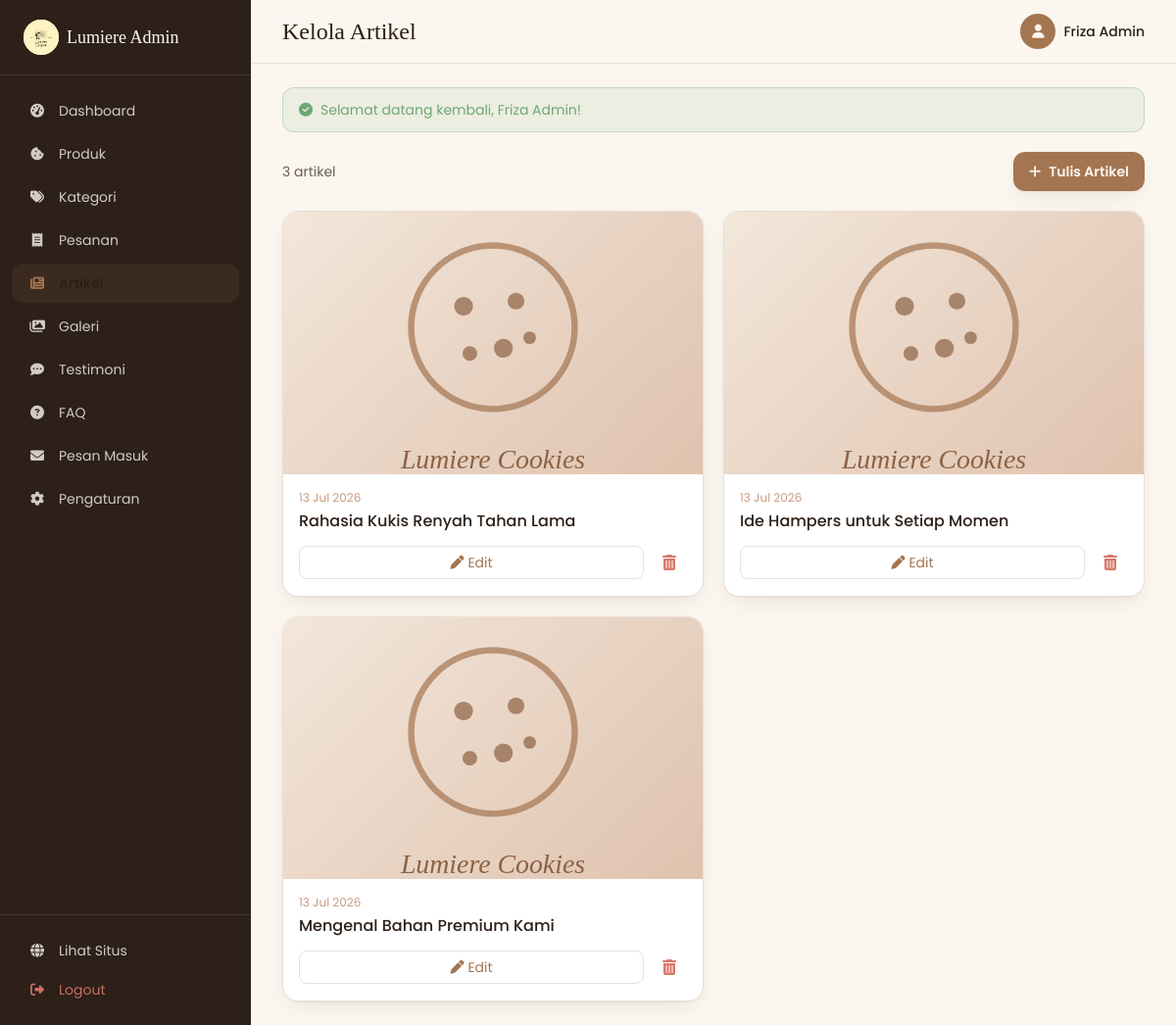
The page /index.php?page=admin/articles (signed in) on the database its author committed.
### tables this page shows
CREATE TABLE articles (
  id           INT AUTO_INCREMENT PRIMARY KEY,
  title        VARCHAR(180) NOT NULL,
  slug         VARCHAR(200) NOT NULL UNIQUE,
  excerpt      VARCHAR(300) DEFAULT NULL,
  content      TEXT,
  image        VARCHAR(255) DEFAULT NULL,
  is_published TINYINT(1) NOT NULL DEFAULT 1,
  created_at   TIMESTAMP NOT NULL DEFAULT CURRENT_TIMESTAMP
);

### public/index.php (called while the page is built, shortened)
<?php
require __DIR__ . '/../src/config/database.php';
require __DIR__ . '/../src/includes/functions.php';
$routes = [
    'home'          => 'public/home.php',
    'catalog'       => 'public/catalog.php',
    'product'       => 'public/product.php',
    'cart'          => 'public/cart.php',
    'checkout'      => 'public/checkout.php',
    'order-success' => 'public/order_success.php',
    'articles'      => 'public/articles.php',
    'article'       => 'public/article.php',
    'contact'       => 'public/contact.php',
    'login'  => 'auth/login.php',
    'logout' => 'auth/logout.php',
    'api/cart' => 'api/cart.php',
    'admin'             => 'admin/dashboard.php',
    'admin/products'    => 'admin/products.php',
    'admin/categories'  => 'admin/categories.php',
    'admin/orders'      => 'admin/orders.php',
    'admin/order'       => 'admin/order_detail.php',
    'admin/export'      => 'admin/export_orders.php',
    'admin/testimonials'=> 'admin/testimonials.php',
    'admin/faqs'        => 'admin/faqs.php',
    'admin/articles'    => 'admin/articles.php',
    'admin/gallery'     => 'admin/gallery.php',
    'admin/messages'    => 'admin/messages.php',
    'admin/settings'    => 'admin/settings.php',
];
$page = $_GET['page'] ?? 'home';
$file = SRC_PATH . '/pages/' . $routes[$page];
require $file;

### src/includes/functions.php (called while the page is built, shortened)
<?php
function e($value): string
{
    return htmlspecialchars((string) ($value ?? ''), ENT_QUOTES, 'UTF-8');
}
function url(string $page = 'home', array $params = []): string
{
    $query = array_merge(['page' => $page], $params);
    return APP_BASE . '/index.php?' . http_build_query($query);
}
function asset(string $path): string
{
    return APP_BASE . '/assets/' . ltrim($path, '/');
}
function article_image(?string $file): string
{
    return asset('images/placeholder.svg');
}
function is_logged_in(): bool
{
    return !empty($_SESSION['admin_id']);
}
function current_admin(): ?array
{
    static $admin = null;
    if ($admin === null) {
        $stmt = db()->prepare('SELECT id, name, username, role FROM admins WHERE id = ?');
        $stmt->execute([$_SESSION['admin_id']]);
        $admin = $stmt->fetch() ?: null;
    }
    return $admin;
}
function get_flash(string $key): ?string
{
    if (!empty($_SESSION['flash'][$key])) {
        $msg = $_SESSION['flash'][$key];
        return $msg;
    }
    return null;
}

### src/config/database.php (called while the page is built, shortened)
<?php
if (!function_exists('env')) {
    function env(string $key, $default = null)
    {
        $val = getenv($key);
        return ($val === false || $val === '') ? $default : $val;
    }
}
function db(): PDO
{
    static $pdo = null;
    if ($pdo instanceof PDO) {
        return $pdo;
    }
    $host = env('DB_HOST', '127.0.0.1');
    $port = env('DB_PORT', '3306');
    $name = env('DB_NAME', 'lumiere_cookies');
    $user = env('DB_USER', 'root');
    $pass = env('DB_PASS', '');
    $dsn = "mysql:host={$host};port={$port};dbname={$name};charset=utf8mb4";
    try {
        $pdo = new PDO($dsn, $user, $pass, [
            PDO::ATTR_ERRMODE            => PDO::ERRMODE_EXCEPTION,
            PDO::ATTR_DEFAULT_FETCH_MODE => PDO::FETCH_ASSOC,
            PDO::ATTR_EMULATE_PREPARES   => false,
        ]);
    } catch (PDOException $e) {
        http_response_code(500);
        die(
            '<div style="font-family:sans-serif;max-width:560px;margin:80px auto;padding:24px;'
            . 'border:1px solid #EADFD6;border-radius:16px;background:#FFF8F2;color:#2F241F">'
            . '<h2 style="margin-top:0">Gagal terhubung ke database</h2>'
            . '<p>Pastikan MySQL berjalan dan file <code>.env</code> sudah diisi dengan benar '
            . '(DB_HOST, DB_NAME, DB_USER, DB_PASS), serta <code>schema.sql</code> &amp; '
            . '<code>seed.sql</code> sudah dijalankan.</p>'
            . '<p style="color:#D97A6C"><strong>Detail:</strong> ' . htmlspecialchars($e->getMessage()) . '</p>'
            . '</div>'
        );
    }
    return $pdo;
}

### src/pages/admin/articles.php (the view, shortened to what this page needs)
<?php
$pageTitle = 'Kelola Artikel';
$adminPage = 'admin/articles';
$pdo    = db();
$action = $_GET['action'] ?? 'list';
$id     = (int) ($_GET['id'] ?? 0);
require SRC_PATH . '/includes/admin_header.php';
if ($action === 'new' || $action === 'edit'):
    if (!isset($form)) {
        if ($action === 'edit') {
            $s = $pdo->prepare("SELECT * FROM articles WHERE id = ?"); $s->execute([$id]); $a = $s->fetch();
            if (!$a) { echo '<p class="text-body">Artikel tidak ditemukan.</p>'; require SRC_PATH . '/includes/admin_footer.php'; return; }
            $form = ['id'=>$a['id'],'title'=>$a['title'],'excerpt'=>$a['excerpt'],'content'=>$a['content'],'is_published'=>$a['is_published'],'image'=>$a['image']];
        } else {
            $form = ['id'=>0,'title'=>'','excerpt'=>'','content'=>'','is_published'=>1,'image'=>null];
        }
    }
?>
  <a href="<?= url('admin/articles') ?>" class="inline-flex items-center text-sm text-accent hover:text-hover transition mb-5"><i class="fa-solid fa-arrow-left mr-2"></i>Kembali ke daftar</a>
  <?php if (!empty($formError)): ?>
    <div class="mb-5 rounded-xl border border-danger/30 bg-danger/10 text-danger px-4 py-3 text-sm"><ul class="list-disc list-inside"><?php foreach ($formError as $err): ?><li><?= e($err) ?></li><?php endforeach; ?></ul></div>
  <?php endif; ?>
  <form method="post" action="<?= url('admin/articles') ?>" enctype="multipart/form-data" class="grid lg:grid-cols-3 gap-6">
    <?= csrf_field() ?>
    <input type="hidden" name="id" value="<?= (int) $form['id'] ?>">
    <div class="lg:col-span-2 space-y-5">
      <div class="bg-card border border-line rounded-2xl p-6 shadow-soft space-y-4">
        <div>
          <label class="block text-sm font-medium text-heading mb-1.5">Judul</label>
          <input name="title" value="<?= e($form['title']) ?>" required class="field w-full rounded-xl border border-line bg-cream/50 px-4 py-2.5 focus:border-primary focus:ring-2 focus:ring-primary/20 outline-none transition">
        </div>
        <div>
          <label class="block text-sm font-medium text-heading mb-1.5">Ringkasan (opsional)</label>
          <textarea name="excerpt" rows="2" class="field w-full rounded-xl border border-line bg-cream/50 px-4 py-2.5 focus:border-primary focus:ring-2 focus:ring-primary/20 outline-none transition" placeholder="Dibuat otomatis bila kosong"><?= e($form['excerpt']) ?></textarea>
        </div>
        <div>
          <label class="block text-sm font-medium text-heading mb-1.5">Konten</label>
          <textarea name="content" rows="12" required class="field w-full rounded-xl border border-line bg-cream/50 px-4 py-2.5 focus:border-primary focus:ring-2 focus:ring-primary/20 outline-none transition"><?= e($form['content']) ?></textarea>
        </div>
      </div>
    </div>
    <div class="space-y-5">
      <div class="bg-card border border-line rounded-2xl p-6 shadow-soft">
        <label class="block text-sm font-medium text-heading mb-3">Gambar Sampul</label>
        <div class="aspect-[16/10] rounded-xl overflow-hidden bg-muted border border-line mb-3">
          <img id="imgPreview" src="<?= e(article_image($form['image'])) ?>" class="w-full h-full object-cover">
        </div>
        <input name="image" type="file" accept="image/jpeg,image/png,image/webp" id="imgInput" class="block w-full text-sm text-body file:mr-3 file:py-2 file:px-4 file:rounded-lg file:border-0 file:bg-primary file:text-cream file:cursor-pointer hover:file:bg-hover">
        <p class="text-xs text-body/60 mt-2">JPG / PNG / WEBP, maks 3 MB.</p>
      </div>
      <div class="bg-card border border-line rounded-2xl p-6 shadow-soft">
        <label class="flex items-center gap-2 text-sm text-heading cursor-pointer">
          <input type="checkbox" name="is_published" value="1" <?= $form['is_published'] ? 'checked' : '' ?> class="rounded border-line text-primary focus:ring-primary"> Publikasikan artikel
        </label>
      </div>
      <button type="submit" class="btn-primary w-full bg-primary hover:bg-hover text-cream font-semibold py-3 rounded-xl transition shadow-soft"><i class="fa-solid fa-floppy-disk mr-2"></i>Simpan Artikel</button>
    </div>
  </form>
  <script>
  document.getElementById('imgInput')?.addEventListener('change', (e) => { const f = e.target.files[0]; if (!f) return; document.getElementById('imgPreview').src = URL.createObjectURL(f); });
  </script>
<?php else:
$articles = $pdo->query("SELECT * FROM articles ORDER BY created_at DESC")->fetchAll();
?>
  <div class="flex items-center justify-between mb-5">
    <p class="text-sm text-body"><?= count($articles) ?> artikel</p>
    <a href="<?= url('admin/articles', ['action' => 'new']) ?>" class="btn-primary inline-flex items-center gap-2 bg-primary hover:bg-hover text-cream text-sm font-semibold px-4 py-2.5 rounded-xl transition shadow-soft"><i class="fa-solid fa-plus"></i> Tulis Artikel</a>
  </div>
  <div class="grid md:grid-cols-2 xl:grid-cols-3 gap-5">
    <?php if (!$articles): ?>
      <div class="md:col-span-2 xl:col-span-3 bg-card border border-line rounded-2xl p-10 text-center text-body shadow-soft">Belum ada artikel.</div>
    <?php else: foreach ($articles as $a): ?>
    <div class="bg-card border border-line rounded-2xl overflow-hidden shadow-soft">
      <div class="aspect-[16/10] bg-muted relative">
        <img src="<?= e(article_image($a['image'])) ?>" class="w-full h-full object-cover">
      </div>
      <div class="p-4">
        <p class="text-xs text-accent mb-1"><?= date('d M Y', strtotime($a['created_at'])) ?></p>
        <h3 class="font-medium text-heading line-clamp-2"><?= e($a['title']) ?></h3>
        <div class="flex items-center gap-2 mt-3">
          <a href="<?= url('admin/articles', ['action' => 'edit', 'id' => (int) $a['id']]) ?>" class="flex-1 text-center text-sm border border-line rounded-lg py-1.5 hover:bg-muted transition text-primary"><i class="fa-solid fa-pen mr-1"></i>Edit</a>
          <form method="post" action="<?= url('admin/articles') ?>" class="js-delete" data-name="<?= e($a['title']) ?>">
            <button class="w-9 h-9 grid place-items-center rounded-lg hover:bg-danger/10 text-danger transition"><i class="fa-solid fa-trash-can"></i></button>
          </form>
        </div>
      </div>
    </div>
    <?php endforeach; endif; ?>
  </div>
<?php endif; ?>
<?php require SRC_PATH . '/includes/admin_footer.php'; ?>

### src/includes/admin_header.php (shortened to what this page needs)
<?php
$admin     = current_admin();
$adminPage = $adminPage ?? '';
$pageTitle = $pageTitle ?? 'Admin';
$menu = [
    ['admin',              'Dashboard',   'fa-gauge-high'],
    ['admin/products',     'Produk',      'fa-cookie-bite'],
    ['admin/categories',   'Kategori',    'fa-tags'],
    ['admin/orders',       'Pesanan',     'fa-receipt'],
    ['admin/articles',     'Artikel',     'fa-newspaper'],
    ['admin/gallery',      'Galeri',      'fa-images'],
    ['admin/testimonials', 'Testimoni',   'fa-comment-dots'],
    ['admin/faqs',         'FAQ',         'fa-circle-question'],
    ['admin/messages',     'Pesan Masuk', 'fa-envelope'],
    ['admin/settings',     'Pengaturan',  'fa-gear'],
];
$flashSuccess = get_flash('success');
?>
<!DOCTYPE html>
<html lang="id" class="scroll-smooth">
<head>
<script src="https://cdn.tailwindcss.com"></script>
<link rel="stylesheet" href="https://cdnjs.cloudflare.com/ajax/libs/font-awesome/6.5.2/css/all.min.css">
<link rel="stylesheet" href="<?= asset('css/style.css') ?>">
</head>
<body class="bg-cream text-body font-sans antialiased">
<div class="min-h-screen flex">
  <aside id="adminSidebar" class="fixed lg:sticky top-0 z-40 h-screen w-64 shrink-0 bg-heading text-cream/80 flex flex-col -translate-x-full lg:translate-x-0 transition-transform duration-300">
    <div class="px-6 py-5 border-b border-cream/10 flex items-center gap-2">
      <span class="grid place-items-center w-9 h-9 rounded-full bg-cream overflow-hidden"><img src="<?= asset('images/logo.png') ?>" alt="Lumiere" class="w-full h-full object-contain"></span>
      <span class="font-display text-lg text-cream">Lumiere Admin</span>
    </div>
    <nav class="flex-1 overflow-y-auto px-3 py-4 space-y-1">
      <?php foreach ($menu as [$key, $label, $icon]):
        $is = $adminPage === $key; ?>
        <a href="<?= url($key) ?>"
           class="admin-link flex items-center gap-3 px-4 py-2.5 rounded-xl text-sm transition <?= $is ? 'active bg-primary text-cream' : 'hover:bg-cream/10' ?>">
          <i class="fa-solid <?= $icon ?> w-5 text-center"></i><?= e($label) ?>
        </a>
      <?php endforeach; ?>
    </nav>
    <div class="px-3 py-4 border-t border-cream/10">
      <a href="<?= url('home') ?>" target="_blank" class="flex items-center gap-3 px-4 py-2.5 rounded-xl text-sm hover:bg-cream/10 transition">
        <i class="fa-solid fa-globe w-5 text-center"></i>Lihat Situs
      </a>
      <a href="<?= url('logout') ?>" class="flex items-center gap-3 px-4 py-2.5 rounded-xl text-sm text-danger/90 hover:bg-danger/15 transition">
        <i class="fa-solid fa-right-from-bracket w-5 text-center"></i>Logout
      </a>
    </div>
  </aside>
  <div class="flex-1 min-w-0 flex flex-col">
    <header class="sticky top-0 z-20 bg-cream/85 backdrop-blur border-b border-line">
      <div class="px-4 sm:px-6 lg:px-8 h-16 flex items-center justify-between gap-3">
        <div class="flex items-center gap-3">
          <h1 class="font-display text-xl sm:text-2xl text-heading"><?= e($pageTitle) ?></h1>
        </div>
        <div class="flex items-center gap-3">
          <span class="hidden sm:flex items-center gap-2 text-sm">
            <span class="w-9 h-9 grid place-items-center rounded-full bg-primary text-cream"><i class="fa-solid fa-user"></i></span>
            <span class="text-heading font-medium"><?= e($admin['name'] ?? 'Admin') ?></span>
          </span>
        </div>
      </div>
    </header>
    <main class="flex-1 px-4 sm:px-6 lg:px-8 py-6">
      <?php if ($flashSuccess): ?>
        <div class="mb-5 rounded-xl border border-success/30 bg-success/10 text-success px-4 py-3 text-sm">
          <i class="fa-solid fa-circle-check mr-2"></i><?= e($flashSuccess) ?>
        </div>
      <?php endif; ?>

### public/assets/css/style.css (style rules this page uses)
:root { --primary: #A47551; --hover: #8C6244; --line: #EADFD6; --heading: #2C2018; }
* { -webkit-tap-highlight-color: transparent; }
.btn-primary { position: relative; overflow: hidden; transition: transform .2s, box-shadow .3s, background-color .25s; }
.admin-link.active { background: rgba(164,117,81,.12); color: #2C2018; font-weight: 600; }
.admin-link.active i { color: #A47551; }

### rows shown on the page
articles: created_at "13 Jul 2026", title "Rahasia Kukis Renyah Tahan Lama"
articles: created_at "13 Jul 2026", title "Ide Hampers untuk Setiap Momen"
articles: created_at "13 Jul 2026", title "Mengenal Bahan Premium Kami"

### other values the page prints
$label "Dashboard"
$label "Produk"
$label "Kategori"
$label "Pesanan"
$label "Galeri"
$label "Testimoni"
$label "FAQ"
$label "Pesan Masuk"
$label "Pengaturan"
$pageTitle "Kelola Artikel"
$admin['name'] "Friza Admin"
$flashSuccess "Selamat datang kembali, Friza Admin!"
count($articles) "3"
